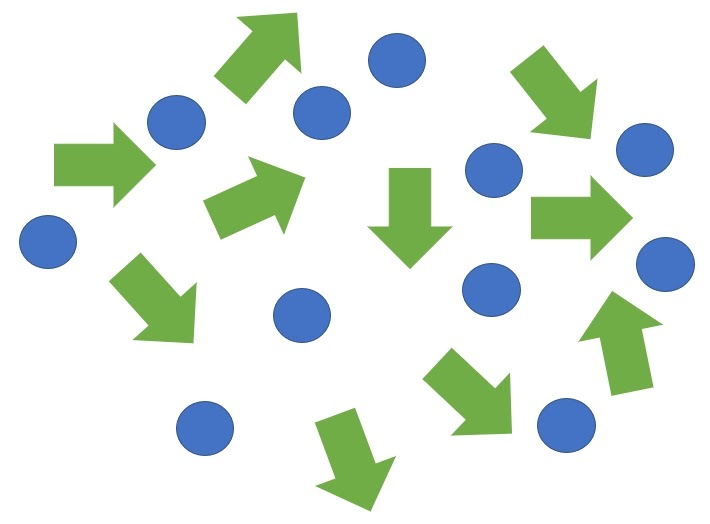
//> input picture 선형수학 실습/code/Ch14/test.jpg, 710 x 524 px, given in place of the camera
$ ./17-5   (built with g++ and OpenCV 4)
//> lines starting //> are read from the running program, lines starting //| are printed output that depends on the picture
#include <opencv2/opencv.hpp>
#include <iostream>

using namespace cv;
using namespace std;


bool mouse_is_pressing = false;
int start_x, start_y, end_x, end_y;
int step = 0;


void swap(int* v1, int* v2) {
    int temp = *v1;
    *v1 = *v2;
    *v2 = temp;
}


void mouse_callback(int event, int x, int y, int flags, void* userdata)
{

    if (event == EVENT_LBUTTONDOWN) {
        step = 1;

        mouse_is_pressing = true;
        start_x = x;
        start_y = y;


    }
    else if (event == EVENT_MOUSEMOVE) {

        if (mouse_is_pressing) {

            end_x = x;
            end_y = y;

            step = 2;
        }

    }
    else if (event == EVENT_LBUTTONUP) {

        mouse_is_pressing = false;

        end_x = x;
        end_y = y;

        step = 3;
    }
}


int main()
{
    Mat img_color, img_hsv, img_mask, img_ROI, mask_ROI;
    Mat objectHistogram;
    Rect track_window;

    int channels[] = { 0 };
    int hsize[] = { 180 };
    float range1[] = { 0, 180 };
    const float* histRange[] = { range1 };


    VideoCapture cap(0);

    if (!cap.isOpened()) {
        cerr << "video 에러 - 카메라 또는 영상을 열 수 없습니다.\n";
        return -1;
    }

    namedWindow("Color");
    setMouseCallback("Color", mouse_callback);


    while (1)
    {

        cap.read(img_color);
//> img_color is the input picture: 524 rows x 710 cols, CV_8UC3; mean B, G, R 228.3, 234.6, 224.1
//> the left mouse button is pressed at (177, 131)
//> the mouse is dragged to (355, 262)
//> the mouse is dragged to (532, 393)
//> the button is released at (532, 393)


        if (img_color.empty()) {
            cerr << "빈 영상이 캡쳐되었습니다.\n";
            break;
        }

        switch (step)
        {

        case 1:
            circle(img_color, Point(start_x, start_y), 10,
                Scalar(0, 255, 0), -1);

            break;

        case 2:
            rectangle(img_color, Point(start_x, start_y),
                Point(end_x, end_y), Scalar(0, 255, 0), 3);

            break;

        case 3:

            if (start_x > end_x) {
                swap(&start_x, &end_x);
                swap(&start_y, &end_y);
            }

            track_window = Rect(start_x, start_y,
                end_x - start_x, end_y - start_y);

            cvtColor(img_color, img_hsv, COLOR_BGR2HSV);
//> img_hsv: 524 rows x 710 cols, CV_8UC3; mean H, S, V 23.5, 29.9, 240.4

            img_ROI = Mat(img_hsv, track_window);
//> img_ROI: 262 rows x 355 cols, CV_8UC3; mean H, S, V 27.1, 33.3, 238.8

            imshow("ROI", img_ROI);
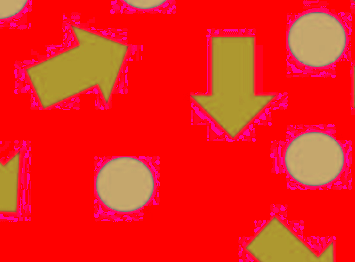
//> window 'ROI': 262 rows x 355 cols, CV_8UC3; mean B, G, R 27.1, 33.3, 238.8

            calcHist(&img_ROI, 1, channels, Mat(), objectHistogram, 1, hsize,
                histRange);
//> objectHistogram = 180 values, max 59033 at index 0, min 0 at index 1, mean 516.7

            normalize(objectHistogram, objectHistogram, 0, 255,
                NORM_MINMAX);
//> objectHistogram = 180 values, max 255 at index 0, min 0 at index 1, mean 2.23

            step++;

            break;

        case 4:

            Mat bp;
            cvtColor(img_color, img_hsv, COLOR_BGR2HSV);

            calcBackProject(&img_hsv, 1, channels, objectHistogram,
                bp, histRange);

            RotatedRect rotatedRect  = CamShift(bp, track_window,
                TermCriteria(TermCriteria::EPS | TermCriteria::COUNT, 10, 1));

            ellipse(img_color, rotatedRect, Scalar(0, 0, 255), 2);


            Point2f vertices[4];
            rotatedRect.points(vertices);
            for (int i = 0; i < 4; i++)
                line(img_color, vertices[i], vertices[(i + 1) % 4],
                    Scalar(0, 255, 0), 2);

            break;

        }


        imshow("Color", img_color);


        if (waitKey(25) >= 0)
//> the Esc key is pressed
            break;
    }


    return 0;
}
